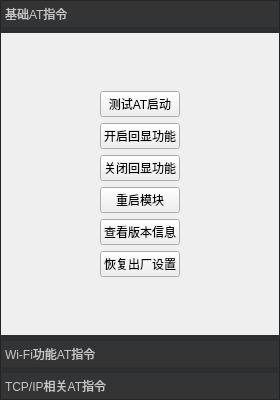
<?xml version="1.0" encoding="UTF-8"?>
<ui version="4.0">
 <class>controlWindow</class>
 <widget class="QWidget" name="controlWindow">
  <property name="enabled">
   <bool>true</bool>
  </property>
  <property name="geometry">
   <rect>
    <x>0</x>
    <y>0</y>
    <width>280</width>
    <height>400</height>
   </rect>
  </property>
  <property name="sizePolicy">
   <sizepolicy hsizetype="Preferred" vsizetype="Preferred">
    <horstretch>0</horstretch>
    <verstretch>0</verstretch>
   </sizepolicy>
  </property>
  <property name="windowTitle">
   <string>ESP8266控制窗口</string>
  </property>
  <property name="windowOpacity">
   <double>1.000000000000000</double>
  </property>
  <property name="autoFillBackground">
   <bool>false</bool>
  </property>
  <property name="styleSheet">
   <string notr="true"/>
  </property>
  <layout class="QHBoxLayout" name="horizontalLayout">
   <property name="leftMargin">
    <number>0</number>
   </property>
   <property name="topMargin">
    <number>0</number>
   </property>
   <property name="rightMargin">
    <number>0</number>
   </property>
   <property name="bottomMargin">
    <number>0</number>
   </property>
   <item>
    <widget class="QToolBox" name="toolBox">
     <property name="sizePolicy">
      <sizepolicy hsizetype="Expanding" vsizetype="Preferred">
       <horstretch>0</horstretch>
       <verstretch>0</verstretch>
      </sizepolicy>
     </property>
     <property name="font">
      <font>
       <family>Microsoft YaHei UI</family>
      </font>
     </property>
     <property name="tabletTracking">
      <bool>false</bool>
     </property>
     <property name="layoutDirection">
      <enum>Qt::LeftToRight</enum>
     </property>
     <property name="styleSheet">
      <string notr="true">QToolBox::tab{
	background-color: rgb(52, 52, 52);
	color: rgb(199, 199, 199);
}
QToolBox {
	background-color: rgb(46, 47, 48);
}</string>
     </property>
     <property name="frameShape">
      <enum>QFrame::StyledPanel</enum>
     </property>
     <property name="frameShadow">
      <enum>QFrame::Plain</enum>
     </property>
     <widget class="QWidget" name="page">
      <property name="geometry">
       <rect>
        <x>0</x>
        <y>0</y>
        <width>278</width>
        <height>320</height>
       </rect>
      </property>
      <attribute name="label">
       <string>基础AT指令</string>
      </attribute>
      <layout class="QHBoxLayout" name="horizontalLayout_2">
       <item>
        <spacer name="horizontalSpacer">
         <property name="orientation">
          <enum>Qt::Horizontal</enum>
         </property>
         <property name="sizeHint" stdset="0">
          <size>
           <width>80</width>
           <height>20</height>
          </size>
         </property>
        </spacer>
       </item>
       <item>
        <layout class="QVBoxLayout" name="verticalLayout_2">
         <item>
          <spacer name="verticalSpacer">
           <property name="orientation">
            <enum>Qt::Vertical</enum>
           </property>
           <property name="sizeHint" stdset="0">
            <size>
             <width>20</width>
             <height>40</height>
            </size>
           </property>
          </spacer>
         </item>
         <item>
          <widget class="QPushButton" name="pushButton_AT">
           <property name="text">
            <string>测试AT启动</string>
           </property>
          </widget>
         </item>
         <item>
          <widget class="QPushButton" name="pushButton_ATE1">
           <property name="text">
            <string>开启回显功能</string>
           </property>
          </widget>
         </item>
         <item>
          <widget class="QPushButton" name="pushButton_ATE0">
           <property name="text">
            <string>关闭回显功能</string>
           </property>
          </widget>
         </item>
         <item>
          <widget class="QPushButton" name="pushButton_RST">
           <property name="text">
            <string>重启模块</string>
           </property>
          </widget>
         </item>
         <item>
          <widget class="QPushButton" name="pushButton_ATGMR">
           <property name="text">
            <string>查看版本信息</string>
           </property>
          </widget>
         </item>
         <item>
          <widget class="QPushButton" name="pushButton_ATRESTORE">
           <property name="text">
            <string>恢复出厂设置</string>
           </property>
          </widget>
         </item>
         <item>
          <spacer name="verticalSpacer_2">
           <property name="orientation">
            <enum>Qt::Vertical</enum>
           </property>
           <property name="sizeHint" stdset="0">
            <size>
             <width>20</width>
             <height>40</height>
            </size>
           </property>
          </spacer>
         </item>
        </layout>
       </item>
       <item>
        <spacer name="horizontalSpacer_2">
         <property name="orientation">
          <enum>Qt::Horizontal</enum>
         </property>
         <property name="sizeHint" stdset="0">
          <size>
           <width>80</width>
           <height>20</height>
          </size>
         </property>
        </spacer>
       </item>
      </layout>
     </widget>
     <widget class="QWidget" name="page_2">
      <property name="geometry">
       <rect>
        <x>0</x>
        <y>0</y>
        <width>278</width>
        <height>320</height>
       </rect>
      </property>
      <attribute name="label">
       <string>Wi-Fi功能AT指令</string>
      </attribute>
      <layout class="QHBoxLayout" name="horizontalLayout_3">
       <item>
        <spacer name="horizontalSpacer_3">
         <property name="orientation">
          <enum>Qt::Horizontal</enum>
         </property>
         <property name="sizeHint" stdset="0">
          <size>
           <width>40</width>
           <height>20</height>
          </size>
         </property>
        </spacer>
       </item>
       <item>
        <layout class="QVBoxLayout" name="verticalLayout">
         <item>
          <spacer name="verticalSpacer_3">
           <property name="orientation">
            <enum>Qt::Vertical</enum>
           </property>
           <property name="sizeHint" stdset="0">
            <size>
             <width>20</width>
             <height>40</height>
            </size>
           </property>
          </spacer>
         </item>
         <item>
          <widget class="QPushButton" name="pushButton_getCWMODE">
           <property name="text">
            <string>查询Wi-Fi模式</string>
           </property>
          </widget>
         </item>
         <item>
          <widget class="QPushButton" name="pushButton_setCWMODE">
           <property name="text">
            <string>设置Wi-Fi模式</string>
           </property>
          </widget>
         </item>
         <item>
          <widget class="QPushButton" name="pushButton_CWLAP">
           <property name="text">
            <string>扫描当前可用的 AP</string>
           </property>
          </widget>
         </item>
         <item>
          <widget class="QPushButton" name="pushButton_CWJAP">
           <property name="text">
            <string>连接AP</string>
           </property>
          </widget>
         </item>
         <item>
          <widget class="QPushButton" name="pushButton_getCWJAP">
           <property name="text">
            <string>查询已连接到的AP信息</string>
           </property>
          </widget>
         </item>
         <item>
          <widget class="QPushButton" name="pushButton_CWQAP">
           <property name="text">
            <string>断开与AP的连接</string>
           </property>
          </widget>
         </item>
         <item>
          <widget class="QPushButton" name="pushButton_getCWSAP">
           <property name="text">
            <string>查询 ESP8266 SoftAP 参数</string>
           </property>
          </widget>
         </item>
         <item>
          <widget class="QPushButton" name="pushButton_setCWSAP">
           <property name="text">
            <string>配置 ESP8266 SoftAP 参数</string>
           </property>
          </widget>
         </item>
         <item>
          <spacer name="verticalSpacer_4">
           <property name="orientation">
            <enum>Qt::Vertical</enum>
           </property>
           <property name="sizeHint" stdset="0">
            <size>
             <width>20</width>
             <height>40</height>
            </size>
           </property>
          </spacer>
         </item>
        </layout>
       </item>
       <item>
        <spacer name="horizontalSpacer_4">
         <property name="orientation">
          <enum>Qt::Horizontal</enum>
         </property>
         <property name="sizeHint" stdset="0">
          <size>
           <width>40</width>
           <height>20</height>
          </size>
         </property>
        </spacer>
       </item>
      </layout>
     </widget>
     <widget class="QWidget" name="page_3">
      <property name="geometry">
       <rect>
        <x>0</x>
        <y>0</y>
        <width>278</width>
        <height>320</height>
       </rect>
      </property>
      <attribute name="label">
       <string>TCP/IP相关AT指令</string>
      </attribute>
      <layout class="QHBoxLayout" name="horizontalLayout_4">
       <item>
        <spacer name="horizontalSpacer_5">
         <property name="orientation">
          <enum>Qt::Horizontal</enum>
         </property>
         <property name="sizeHint" stdset="0">
          <size>
           <width>74</width>
           <height>20</height>
          </size>
         </property>
        </spacer>
       </item>
       <item>
        <layout class="QVBoxLayout" name="verticalLayout_3">
         <item>
          <spacer name="verticalSpacer_5">
           <property name="orientation">
            <enum>Qt::Vertical</enum>
           </property>
           <property name="sizeHint" stdset="0">
            <size>
             <width>20</width>
             <height>40</height>
            </size>
           </property>
          </spacer>
         </item>
         <item>
          <widget class="QPushButton" name="pushButton_CIFSR">
           <property name="text">
            <string>查询本地IP地址</string>
           </property>
          </widget>
         </item>
         <item>
          <widget class="QPushButton" name="pushButton_CIPMUX_2">
           <property name="text">
            <string>设置单连接模式</string>
           </property>
          </widget>
         </item>
         <item>
          <widget class="QPushButton" name="pushButton_CIPMUX">
           <property name="text">
            <string>设置多连接模式</string>
           </property>
          </widget>
         </item>
         <item>
          <widget class="QPushButton" name="pushButton_CIPSERVER">
           <property name="text">
            <string>设置TCP服务器</string>
           </property>
          </widget>
         </item>
         <item>
          <widget class="QPushButton" name="pushButton_CIPSEND">
           <property name="text">
            <string>发送消息</string>
           </property>
          </widget>
         </item>
         <item>
          <spacer name="verticalSpacer_6">
           <property name="orientation">
            <enum>Qt::Vertical</enum>
           </property>
           <property name="sizeHint" stdset="0">
            <size>
             <width>20</width>
             <height>40</height>
            </size>
           </property>
          </spacer>
         </item>
        </layout>
       </item>
       <item>
        <spacer name="horizontalSpacer_6">
         <property name="orientation">
          <enum>Qt::Horizontal</enum>
         </property>
         <property name="sizeHint" stdset="0">
          <size>
           <width>74</width>
           <height>20</height>
          </size>
         </property>
        </spacer>
       </item>
      </layout>
     </widget>
    </widget>
   </item>
  </layout>
 </widget>
 <resources/>
 <connections/>
</ui>
